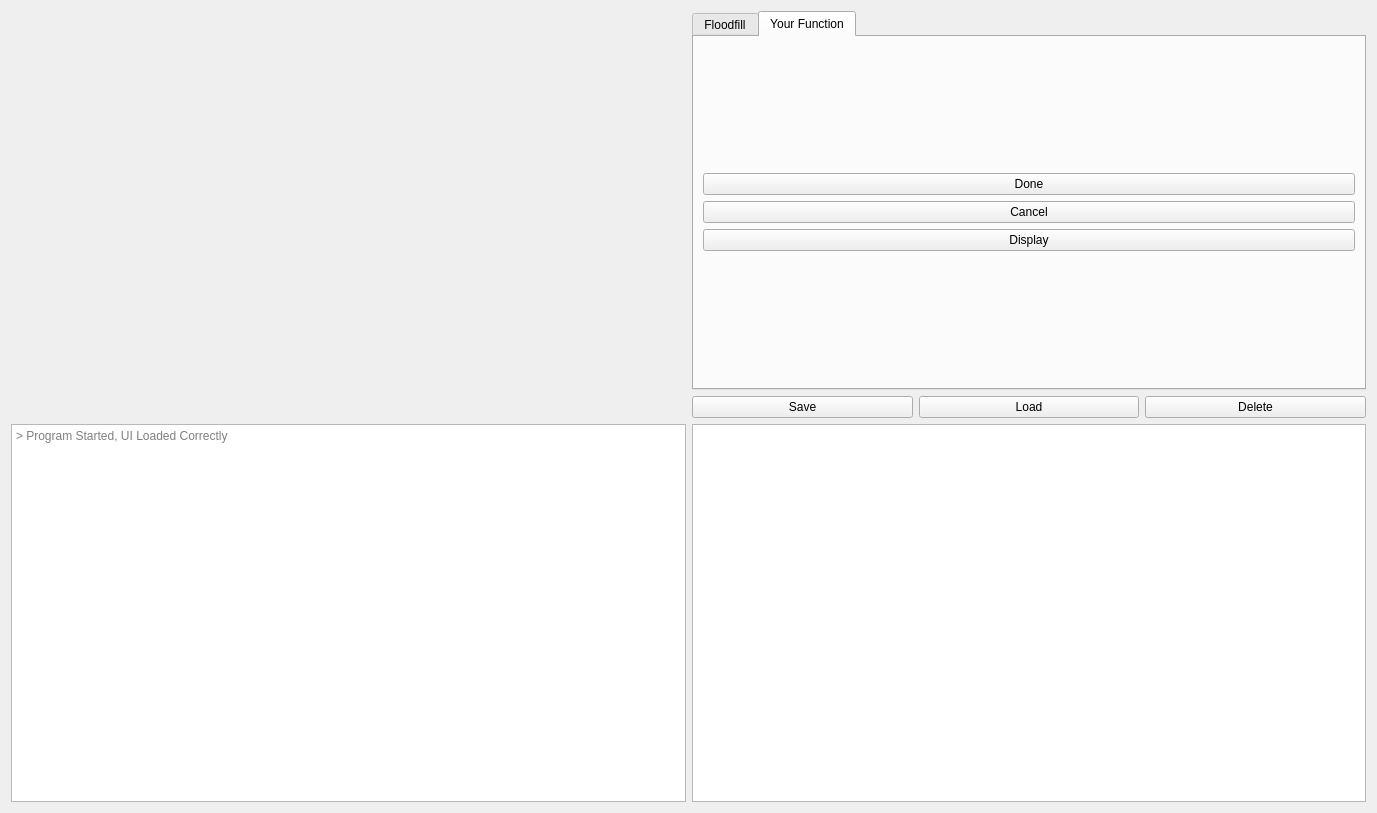
<?xml version="1.0" encoding="UTF-8"?>
<ui version="4.0">
 <class>Dialog</class>
 <widget class="QDialog" name="Dialog">
  <property name="geometry">
   <rect>
    <x>0</x>
    <y>0</y>
    <width>1377</width>
    <height>813</height>
   </rect>
  </property>
  <property name="sizePolicy">
   <sizepolicy hsizetype="Maximum" vsizetype="Maximum">
    <horstretch>0</horstretch>
    <verstretch>0</verstretch>
   </sizepolicy>
  </property>
  <property name="windowTitle">
   <string>Dialog</string>
  </property>
  <layout class="QGridLayout" name="gridLayout">
   <item row="0" column="0" rowspan="2">
    <layout class="QGridLayout" name="data_display_window">
     <item row="1" column="0">
      <widget class="QWidget" name="top" native="true"/>
     </item>
     <item row="2" column="0">
      <widget class="QWidget" name="lower" native="true"/>
     </item>
    </layout>
   </item>
   <item row="0" column="1">
    <layout class="QVBoxLayout" name="system_mode_layout">
     <item>
      <widget class="QTabWidget" name="system_mode">
       <property name="enabled">
        <bool>true</bool>
       </property>
       <property name="cursor">
        <cursorShape>OpenHandCursor</cursorShape>
       </property>
       <property name="autoFillBackground">
        <bool>false</bool>
       </property>
       <property name="tabShape">
        <enum>QTabWidget::Rounded</enum>
       </property>
       <property name="currentIndex">
        <number>1</number>
       </property>
       <property name="iconSize">
        <size>
         <width>16</width>
         <height>16</height>
        </size>
       </property>
       <widget class="QWidget" name="floodfill">
        <attribute name="title">
         <string>Floodfill</string>
        </attribute>
        <layout class="QVBoxLayout" name="verticalLayout_2">
         <item>
          <layout class="QVBoxLayout" name="verticalLayout">
           <item>
            <widget class="QPushButton" name="btn_floodfill_done">
             <property name="text">
              <string>Done</string>
             </property>
             <property name="autoDefault">
              <bool>false</bool>
             </property>
            </widget>
           </item>
           <item>
            <widget class="QPushButton" name="btn_floodfill_cancel">
             <property name="text">
              <string>Cancel</string>
             </property>
             <property name="autoDefault">
              <bool>false</bool>
             </property>
            </widget>
           </item>
          </layout>
         </item>
        </layout>
       </widget>
       <widget class="QWidget" name="your_function">
        <attribute name="title">
         <string>Your Function</string>
        </attribute>
        <layout class="QVBoxLayout" name="verticalLayout_2">
         <item>
          <layout class="QVBoxLayout" name="verticalLayout">
           <item>
            <widget class="QPushButton" name="btn_floodfill_done2">
             <property name="text">
              <string>Done</string>
             </property>
             <property name="autoDefault">
              <bool>false</bool>
             </property>
            </widget>
           </item>
           <item>
            <widget class="QPushButton" name="btn_floodfill_cancel2">
             <property name="text">
              <string>Cancel</string>
             </property>
             <property name="autoDefault">
              <bool>false</bool>
             </property>
            </widget>
           </item>
           <item>
            <widget class="QPushButton" name="btn_display">
             <property name="text">
              <string>Display</string>
             </property>
             <property name="autoDefault">
              <bool>false</bool>
             </property>
            </widget>
           </item>
          </layout>
         </item>
        </layout>
       </widget>
      </widget>
     </item>
    </layout>
   </item>
   <item row="1" column="1">
    <layout class="QHBoxLayout" name="common_buttons_layout">
     <item>
      <widget class="QPushButton" name="common_save">
       <property name="text">
        <string>Save</string>
       </property>
       <property name="autoDefault">
        <bool>false</bool>
       </property>
      </widget>
     </item>
     <item>
      <widget class="QPushButton" name="common_load">
       <property name="text">
        <string>Load</string>
       </property>
       <property name="autoDefault">
        <bool>false</bool>
       </property>
      </widget>
     </item>
     <item>
      <widget class="QPushButton" name="common_delete">
       <property name="text">
        <string>Delete</string>
       </property>
       <property name="autoDefault">
        <bool>false</bool>
       </property>
      </widget>
     </item>
    </layout>
   </item>
   <item row="2" column="0">
    <layout class="QVBoxLayout" name="message_center_layout">
     <item>
      <widget class="QTextEdit" name="textEdit">
       <property name="enabled">
        <bool>true</bool>
       </property>
       <property name="sizeAdjustPolicy">
        <enum>QAbstractScrollArea::AdjustToContents</enum>
       </property>
       <property name="readOnly">
        <bool>true</bool>
       </property>
       <property name="overwriteMode">
        <bool>true</bool>
       </property>
       <property name="placeholderText">
        <string>&gt; Program Started, UI Loaded Correctly</string>
       </property>
      </widget>
     </item>
    </layout>
   </item>
   <item row="2" column="1">
    <layout class="QVBoxLayout" name="segmentation_layout">
     <item>
      <widget class="QListWidget" name="listWidget"/>
     </item>
    </layout>
   </item>
  </layout>
 </widget>
 <resources/>
 <connections/>
</ui>
